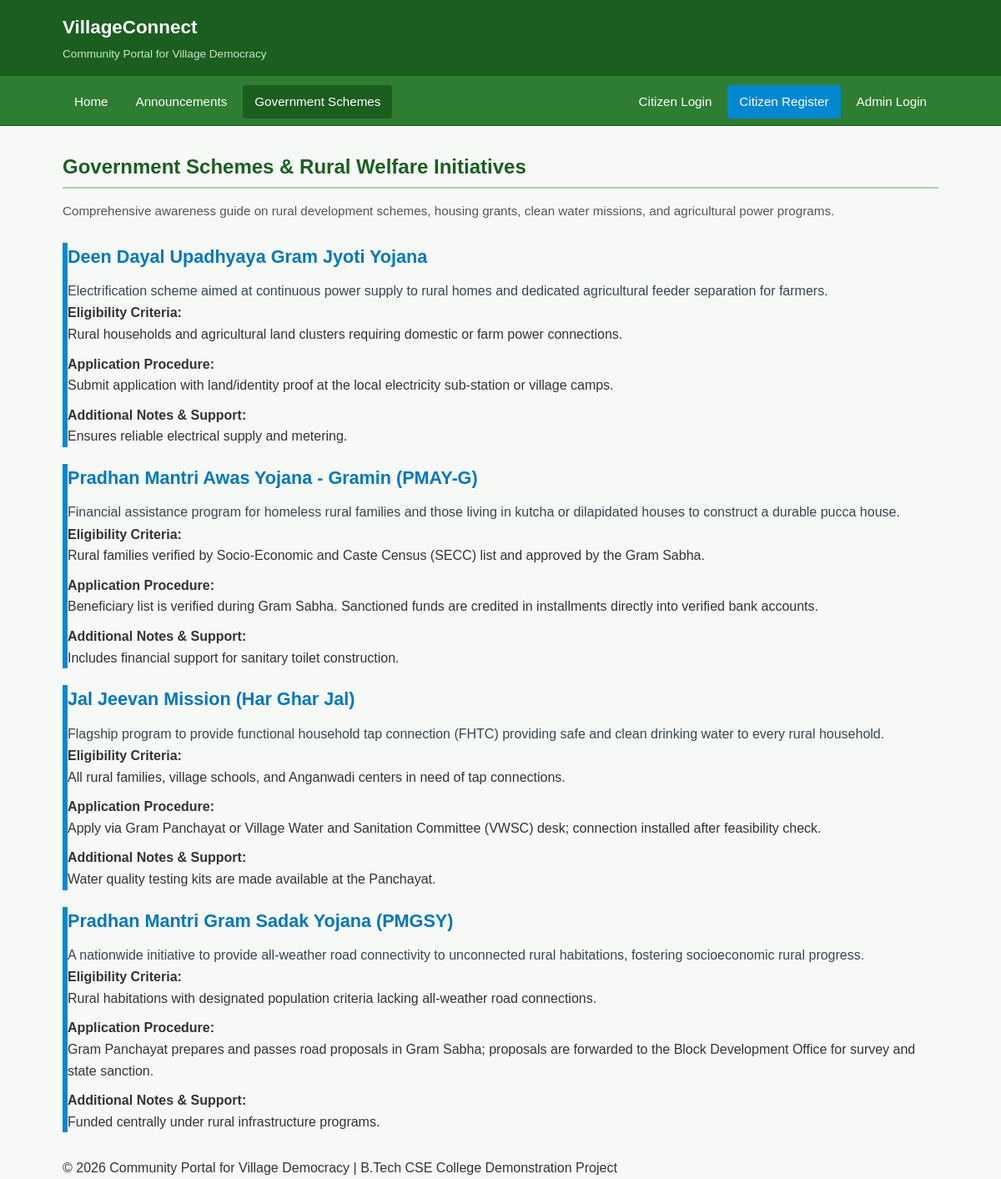
/schemes.php, run on the app's committed database.
### tables this page shows
CREATE TABLE IF NOT EXISTS `government_schemes` (
    `id` INT AUTO_INCREMENT PRIMARY KEY,
    `scheme_name` VARCHAR(200) NOT NULL,
    `description` TEXT NOT NULL,
    `eligibility` TEXT NOT NULL,
    `procedure_info` TEXT NOT NULL,
    `additional_info` TEXT NULL,
    `created_at` TIMESTAMP DEFAULT CURRENT_TIMESTAMP
);

### schemes.php (the view, shortened to what this page needs)
<?php
require_once "config/db.php";
$query = "SELECT * FROM government_schemes ORDER BY id DESC";
$result = mysqli_query($conn, $query);
?>
<!DOCTYPE html>
<html lang="en">
<head>
    <link rel="stylesheet" href="assets/css/style.css">
</head>
<body>
    <header class="top-header">
        <div class="container header-content">
            <div>
                <a href="index.php" class="brand-title">
                    VillageConnect
                </a>
                <span class="brand-subtitle">Community Portal for Village Democracy</span>
            </div>
        </div>
    </header>
    <nav class="navbar">
        <div class="container">
            <ul class="nav-links">
                <li><a href="index.php">Home</a></li>
                <li><a href="announcements.php">Announcements</a></li>
                <li><a href="schemes.php" class="active">Government Schemes</a></li>
                <?php if (isset($_SESSION['citizen_id'])): ?>
                    <li><a href="citizen/dashboard.php">Citizen Dashboard</a></li>
                    <li><a href="citizen/submit_grievance.php">Submit Grievance</a></li>
                    <li><a href="citizen/my_grievances.php">My Grievances</a></li>
                    <li><a href="citizen/feedback.php">Feedback</a></li>
                    <li class="nav-right"><a href="logout.php" class="nav-highlight">Logout</a></li>
                <?php elseif (isset($_SESSION['admin_id'])): ?>
                    <li><a href="admin/dashboard.php">Admin Dashboard</a></li>
                    <li class="nav-right"><a href="admin/logout.php" class="nav-highlight">Admin Logout</a></li>
                <?php else: ?>
                    <li class="nav-right"><a href="login.php">Citizen Login</a></li>
                    <li><a href="register.php" class="nav-highlight">Citizen Register</a></li>
                    <li><a href="admin/login.php">Admin Login</a></li>
                <?php endif; ?>
            </ul>
        </div>
    </nav>
    <main class="main-content">
        <div class="container">
            <div style="margin-bottom: 25px;">
                <h1 class="section-title">Government Schemes & Rural Welfare Initiatives</h1>
                <p class="section-desc">
                    Comprehensive awareness guide on rural development schemes, housing grants, clean water missions, and agricultural power programs.
                </p>
            </div>
            <?php if ($result && mysqli_num_rows($result) > 0): ?>
                <div style="display: flex; flex-direction: column; gap: 20px;">
                    <?php while ($row = mysqli_fetch_assoc($result)): ?>
                        <article class="scheme-item" style="border-left: 6px solid #0288d1;">
                            <h2 class="item-title" style="color: #0277bd; font-size: 1.35rem; margin-bottom: 10px;">
                                <?php echo htmlspecialchars($row['scheme_name']); ?>
                            </h2>
                            <p class="item-desc" style="font-size: 1rem; color: #37474f; line-height: 1.7;">
                                <?php echo nl2br(htmlspecialchars($row['description'])); ?>
                            </p>
                            <div class="scheme-details">
                                <p>
                                    <strong>Eligibility Criteria:</strong><br>
                                    <?php echo nl2br(htmlspecialchars($row['eligibility'])); ?>
                                </p>
                                <p style="margin-top: 10px;">
                                    <strong>Application Procedure:</strong><br>
                                    <?php echo nl2br(htmlspecialchars($row['procedure_info'])); ?>
                                </p>
                                <?php if (!empty($row['additional_info'])): ?>
                                    <p style="margin-top: 10px;">
                                        <strong>Additional Notes & Support:</strong><br>
                                        <?php echo nl2br(htmlspecialchars($row['additional_info'])); ?>
                                    </p>
                                <?php endif; ?>
                            </div>
                        </article>
                    <?php endwhile; ?>
                </div>
            <?php endif; ?>
        </div>
    </main>
    <footer class="site-footer">
        <div class="container text-center">
            <div class="footer-bottom">
                <p>&copy; <?php echo date("Y"); ?> Community Portal for Village Democracy | B.Tech CSE College Demonstration Project</p>
            </div>
        </div>
    </footer>
</body>
</html>

### assets/css/style.css (style rules this page uses)
* { margin: 0; padding: 0; box-sizing: border-box; }
body { font-family: 'Segoe UI', Tahoma, Geneva, Verdana, sans-serif; background-color: #f4f8fa; color: #2c3e50; font-family: Arial, Helvetica, sans-serif; background-color: #f7f9f7; color: #333333; line-height: 1.6; display: flex; flex-direction: column; min-height: 100vh; }
.container { width: 90%; max-width: 1200px; max-width: 1100px; margin: 0 auto; padding: 0 15px; }
.top-header { background-color: #1b5e20; background-color: #1b5e20; color: #ffffff; padding: 14px 0; box-shadow: 0 2px 8px rgba(0, 0, 0, 0.12); padding: 15px 0; border-bottom: 3px solid #2e7d32; }
.header-content { display: flex; justify-content: space-between; align-items: center; flex-wrap: wrap; gap: 10px; }
.brand-title { font-size: 1.35rem; font-weight: 700; font-size: 1.4rem; font-weight: bold; color: #ffffff; text-decoration: none; display: flex; align-items: center; gap: 8px; }
.brand-subtitle { font-size: 0.8rem; font-weight: normal; font-size: 0.85rem; color: #c8e6c9; display: block; color: #c8e6c9; margin-top: 3px; }
.navbar { background-color: #2e7d32; border-bottom: 3px solid #81c784; background-color: #2e7d32; border-bottom: 1px solid #1b5e20; }
.nav-links { list-style: none; display: flex; flex-wrap: wrap; gap: 4px; padding: 6px 0; gap: 5px; padding: 8px 0; }
.nav-links li a { color: #ffffff; text-decoration: none; padding: 9px 14px; padding: 8px 14px; border-radius: 4px; font-size: 0.95rem; display: inline-block; font-size: 0.95rem; font-weight: 500; transition: background-color 0.2s ease, color 0.2s ease; }
.nav-links li a:hover, .nav-links li a.active { background-color: #1b5e20; color: #ffffff; }
.nav-links li a.nav-highlight { background-color: #0288d1; color: #ffffff; }
.nav-links li.nav-right { margin-left: auto; }
.main-content { flex: 1; padding: 35px 0; padding: 30px 0; }
.section-title { font-size: 1.7rem; font-size: 1.5rem; color: #1b5e20; margin-bottom: 20px; padding-bottom: 8px; margin-bottom: 15px; padding-bottom: 5px; border-bottom: 2px solid #a5d6a7; position: relative; }
.section-desc { font-size: 1rem; color: #546e7a; margin-bottom: 25px; font-size: 0.95rem; color: #555555; margin-bottom: 20px; }

### data on the page
government_schemes: scheme_name "Deen Dayal Upadhyaya Gram Jyoti Yojana", description "Electrification scheme aimed at continuous power supply to rural homes and dedicated agricultural feeder separation for farmers.", eligibility "Rural households and agricultural land clusters requiring domestic or farm power connections.", procedure_info "Submit application with land/identity proof at the local electricity sub-station or village camps.", additional_info "Ensures reliable electrical supply and metering."
government_schemes: scheme_name "Pradhan Mantri Awas Yojana - Gramin (PMAY-G)", description "Financial assistance program for homeless rural families and those living in kutcha or dilapidated houses to construct a durable pucca house.", eligibility "Rural families verified by Socio-Economic and Caste Census (SECC) list and approved by the Gram Sabha.", procedure_info "Beneficiary list is verified during Gram Sabha. Sanctioned funds are credited in installments directly into verified bank accounts.", additional_info "Includes financial support for sanitary toilet construction."
government_schemes: scheme_name "Jal Jeevan Mission (Har Ghar Jal)", description "Flagship program to provide functional household tap connection (FHTC) providing safe and clean drinking water to every rural household.", eligibility "All rural families, village schools, and Anganwadi centers in need of tap connections.", procedure_info "Apply via Gram Panchayat or Village Water and Sanitation Committee (VWSC) desk; connection installed after feasibility check.", additional_info "Water quality testing kits are made available at the Panchayat."
government_schemes: scheme_name "Pradhan Mantri Gram Sadak Yojana (PMGSY)", description "A nationwide initiative to provide all-weather road connectivity to unconnected rural habitations, fostering socioeconomic rural progress.", eligibility "Rural habitations with designated population criteria lacking all-weather road connections.", procedure_info "Gram Panchayat prepares and passes road proposals in Gram Sabha; proposals are forwarded to the Block Development Office for survey and state sanction.", additional_info "Funded centrally under rural infrastructure programs."
